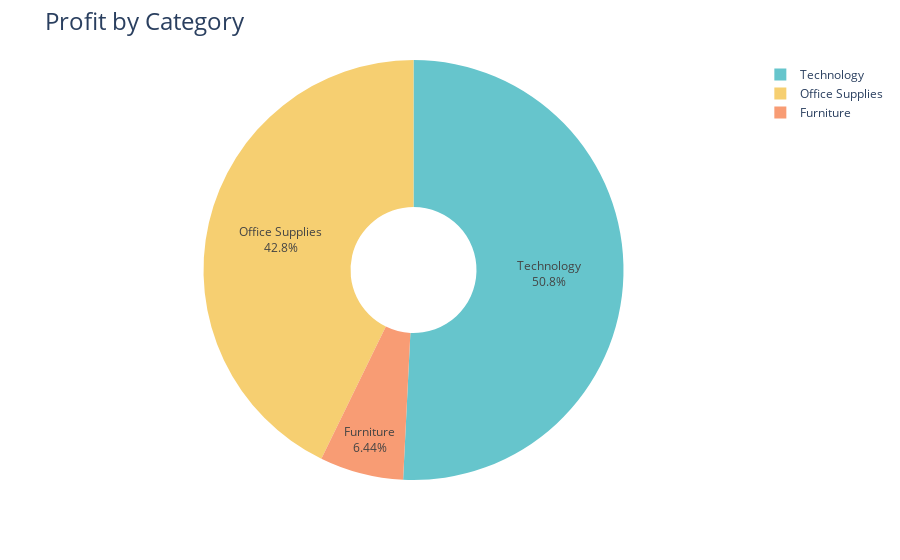

The cell this chart's notebook holds for it:
### Code cell
fig = px.pie(profit_by_category,
              values ='Profit',
              names = 'Category',
              hole = 0.3,
              color_discrete_sequence = px.colors.qualitative.Pastel)
fig.update_traces(textposition = 'inside', textinfo = 'percent + label')
fig.update_layout(title_text='Profit by Category', title_font = dict(size=24))

fig.show()

### Figure 1 — Plotly figure (JSON) as saved in the notebook; plotly's stock layout.template omitted (floating-point values rounded to 4 significant figures)
{"data": [{"domain": {"x": [0, 1], "y": [0, 1]}, "hole": 0.3, "hovertemplate": "Category=%{label}<br>Profit=%{value}<extra></extra>", "labels": ["Furniture", "Office Supplies", "Technology"], "legendgroup": "", "name": "", "showlegend": true, "textinfo": "percent+label", "textposition": "inside", "type": "pie", "values": [18450.0, 122500.0, 145500.0]}], "layout": {"autosize": true, "legend": {"tracegroupgap": 0}, "margin": {"t": 60}, "piecolorway": ["rgb(102, 197, 204)", "rgb(246, 207, 113)", "rgb(248, 156, 116)", "rgb(220, 176, 242)", "rgb(135, 197, 95)", "rgb(158, 185, 243)", "rgb(254, 136, 177)", "rgb(201, 219, 116)", "rgb(139, 224, 164)", "rgb(180, 151, 231)", "rgb(179, 179, 179)"], "title": {"font": {"size": 24}, "text": "Profit by Category"}}}
